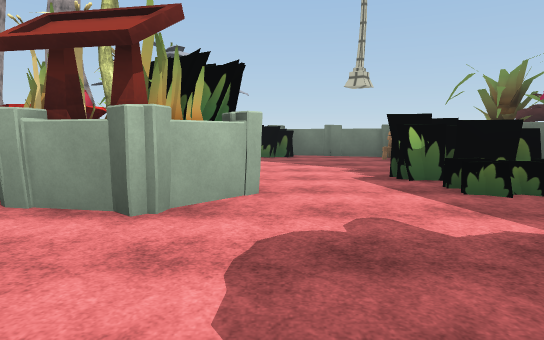
View 1 (above)

24 first-person views from a walk through a Unity game level. The camera is 1.5 m above the floor, tilts 6° down and sees 75° across. The floor is counted in squares, 2 m on a side. Each view is taken from the middle of a square. On the plan, view 1 faces up. The plan holds only what a view shows up to about 11 squares ahead; the rest is blank. The place goes on beyond the plan. Some surface patterns are stand-ins.

View 2
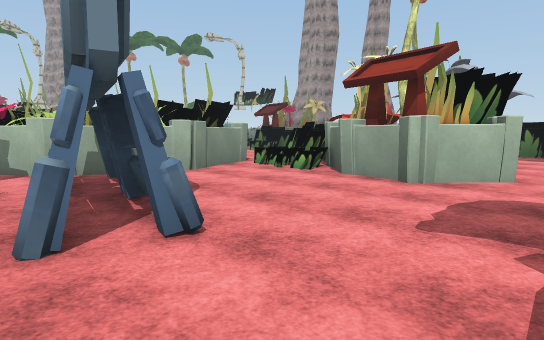

View 3
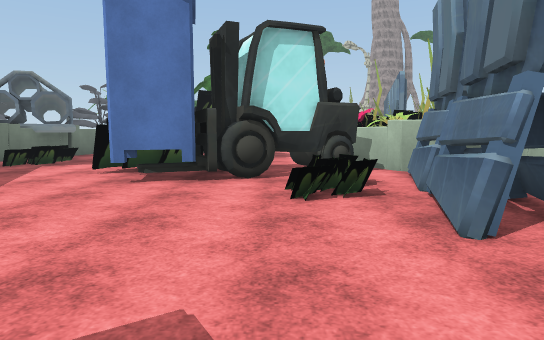

View 4
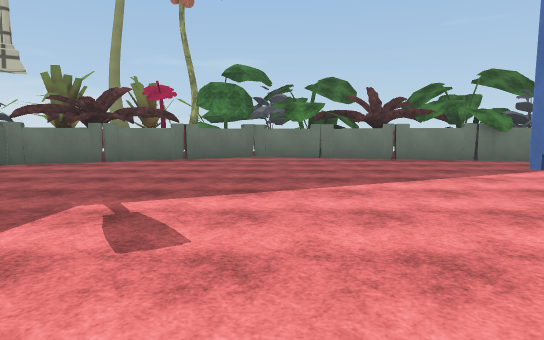

View 5
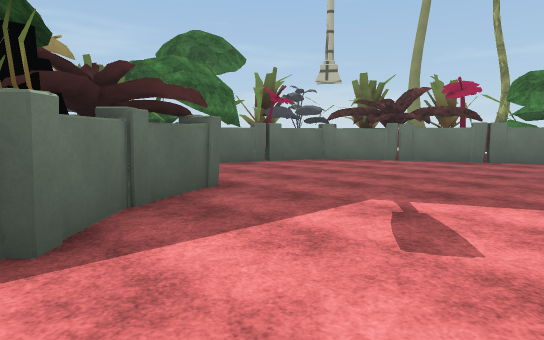

View 6
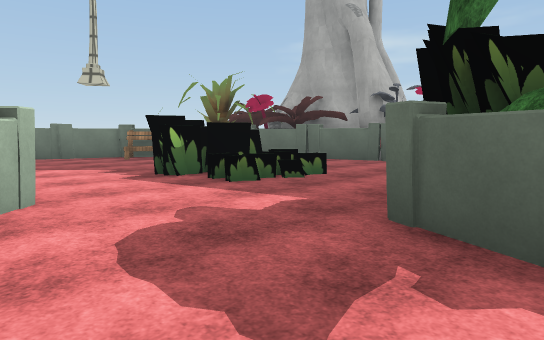

View 7
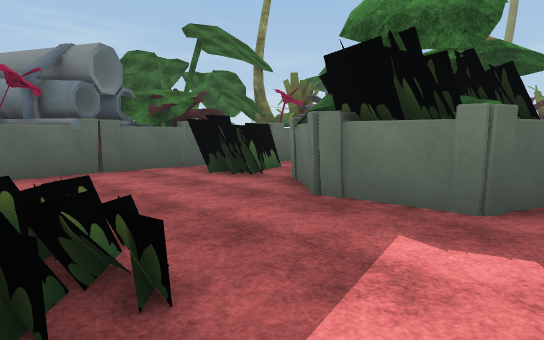

View 8
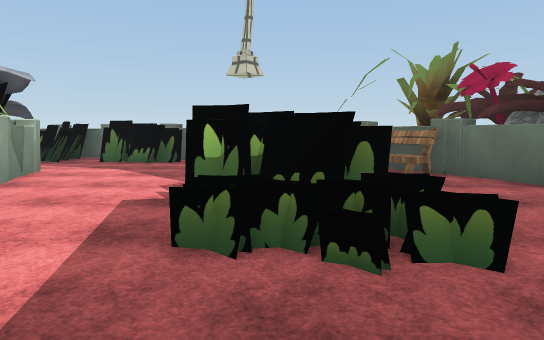

View 9
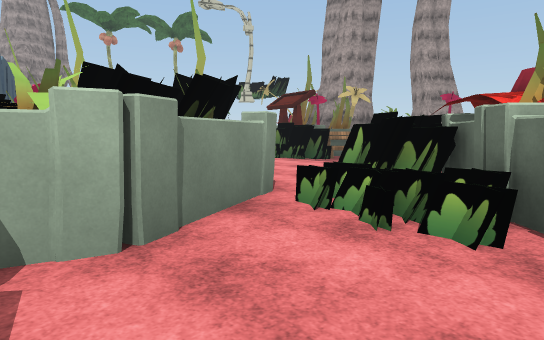

View 10
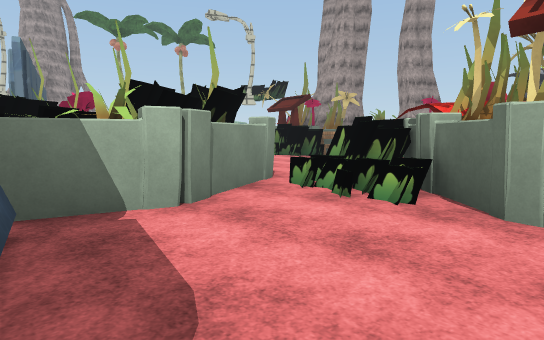

View 11
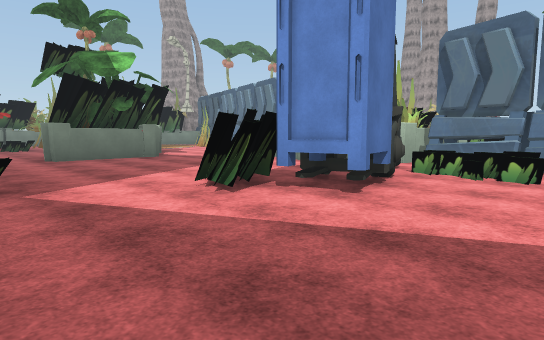

View 12
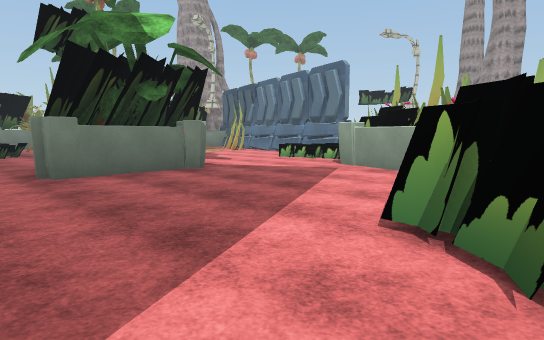

View 13
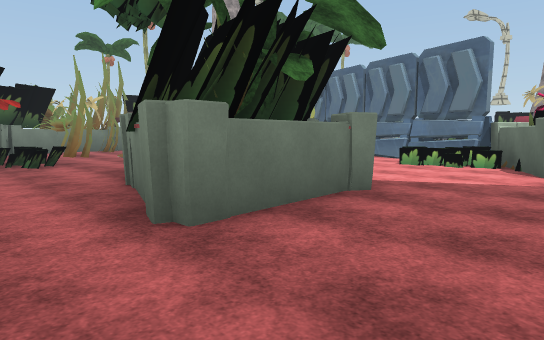

View 14
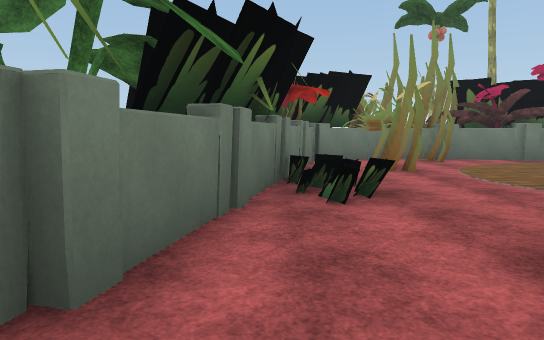

View 15
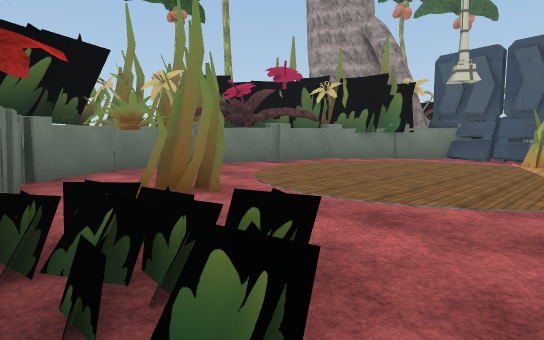

View 16
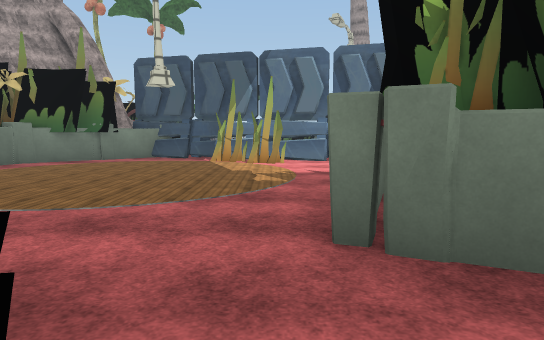

View 17
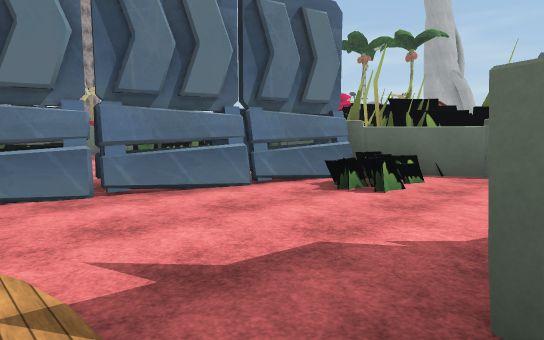

View 18
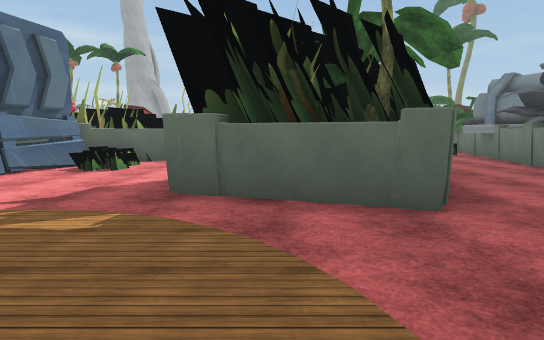

View 19
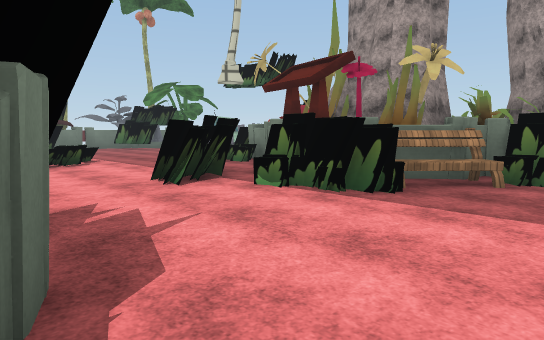

View 20
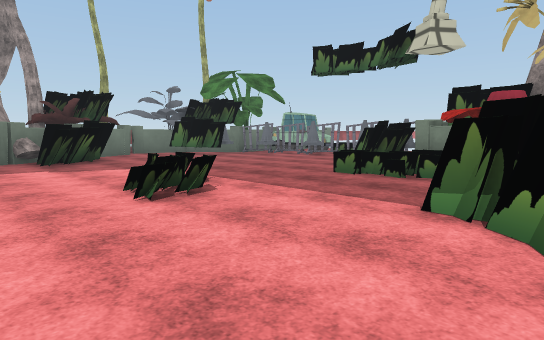

View 21
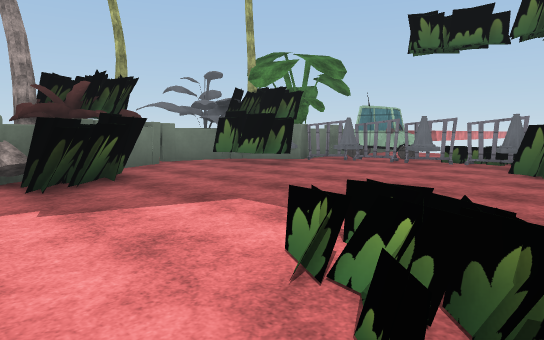

View 22
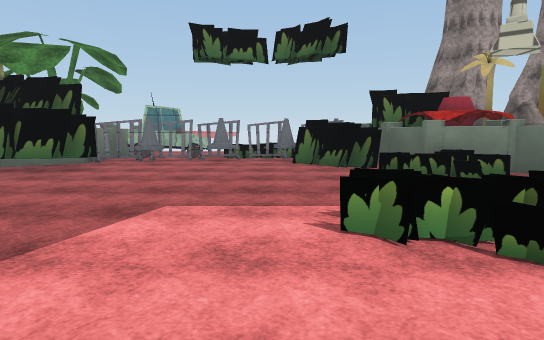

View 23
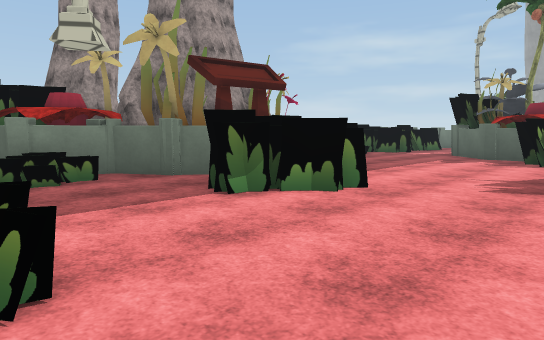

View 24
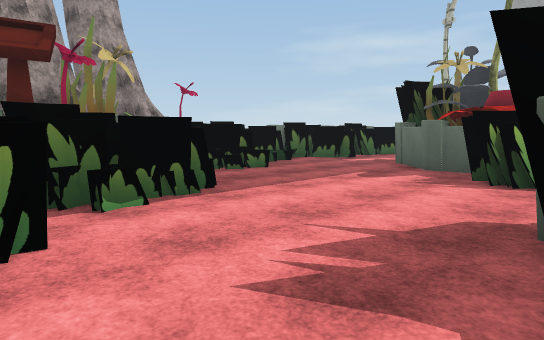

### Floor plan
Key: @ floor where view 1 was taken; # wall or solid block; . floor; = window, fence, low wall or low ledge; O other object.
Columns run from 27 left of view 1 to 9 right of it. Each row starts with its distance up from view 1.
 17     O O
 16     # #OO#  O
 15     #OO#OOOOO
 14   # OOO.O.OOOO#
 13  O#OOO.....OOO#   # OO OOOO
 12   #OOO......O### OOOOO=OOOOOOO
 11   #........OOOO####OO...O.OO..OO
 10  ##O...........OOOO...........OOO
  9   ##.O........OOOO......O#..... OOO
  8   OOOOO...OO...O......OOO#O.... O.O
  7     #OO....O..........OOO O..O. ..O
  6      O...............OO#   ..OOO...#
  5          . ......O#O..OOOOO...OO...OO
  4     #OOOOO .       O OOOOOOO..OO...OO
  3   OO#...OOOOOO  OO    ....O........#
  2  OOO....OO..OOOOO OO  O............#
  1    O.........OOOO  OOO.......OOO.OOO
  0   #..........O..O O  OOOO..@.#   .OO#
 -1   O..............O#O OOOOO...OO  .O
 -2  ##........O........###OO....OOO  .##
 -3 OOOO......O  O.......##.......OO  OO#
 -4   OOOO....#O  #......##.......O   O
 -5   O..O....OOO O.....OOOO.........
 -6   ##O..OO...OOO......O...........O
 -7    #O#OO.........................O
 -8          #OO.......O.............O
 -9               OO.#OOO...........OO
-10               #####O#..........O#
-11                   ####OO.....O#
-12                         ##OO#O

Positions as (right, up) in squares from view 1, and headings:
1: (0, 0), facing up
2: (1, -2), facing up-left
3: (1, -3), facing left
4: (-1, -1), facing down
5: (-1, -1), facing down-right
6: (-1, 0), facing up-right
7: (1, 5), facing down-right
8: (3, 2), facing up
9: (-3, 1), facing up-left
10: (-2, 0), facing up-left
11: (-2, -9), facing up-left
12: (-6, -8), facing up-left
13: (-10, -8), facing up-left
14: (-15, -7), facing left
15: (-18, -7), facing up-left
16: (-18, -7), facing up
17: (-18, -2), facing up-right
18: (-21, -3), facing right
19: (-7, 5), facing up-left
20: (-12, 5), facing up-left
21: (-16, 6), facing up-left
22: (-18, 5), facing up
23: (-16, 5), facing up-right
24: (-12, 5), facing up-right
